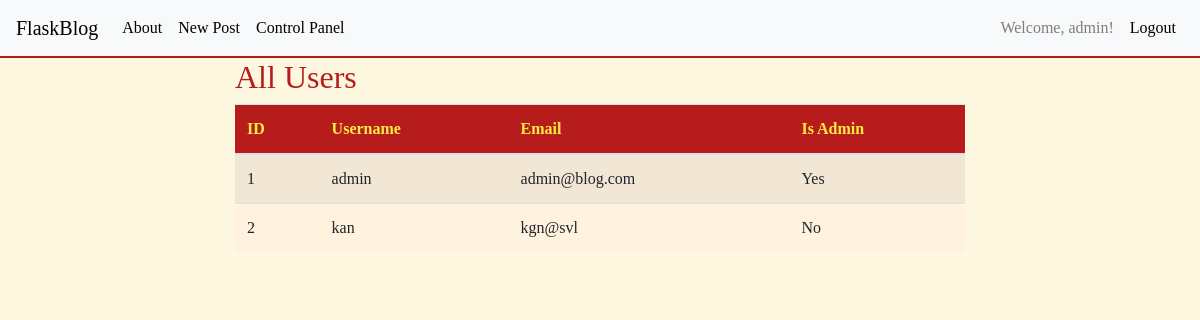
Page /admin (signed in) on the earlier database version.
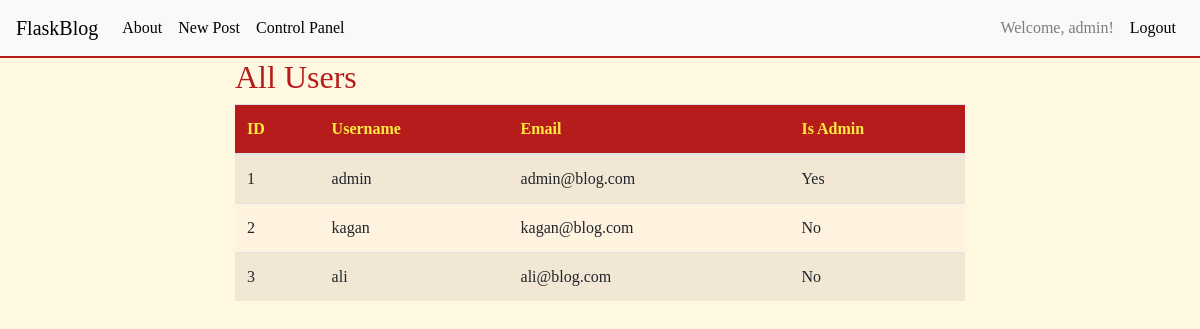
Same page on the later database version.
### tables this page shows
CREATE TABLE user (
    id INTEGER PRIMARY KEY AUTOINCREMENT,
    username TEXT NOT NULL,
    email TEXT NOT NULL UNIQUE,
    password TEXT NOT NULL,
    is_admin BOOLEAN NOT NULL DEFAULT 0
);

### app.py (the view)
@app.route('/admin')
def admin():
    if 'user_id' not in session or not session.get('is_admin'):
        flash('You do not have access to this page.', 'danger')
        return redirect(url_for('index'))
    conn = get_db_connection()
    users = conn.execute('SELECT * FROM user').fetchall()
    conn.close()
    return render_template('admin.html', users=users)

### app.py (called while the page is built)
def get_db_connection():
    conn = sqlite3.connect('database.db')
    conn.row_factory = sqlite3.Row
    return conn

### templates/admin.html (shortened to what this page needs)
{% extends 'base.html' %}
{% block content %}
<div class="row">
    <div class="col-md-8 offset-md-2">
        <h2>All Users</h2>
        <table class="table table-striped">
            <thead>
                <tr>
                    <th>ID</th>
                    <th>Username</th>
                    <th>Email</th>
                    <th>Is Admin</th>
                </tr>
            </thead>
            <tbody>
                {% for user in users %}
                <tr>
                    <td>{{ user.id }}</td>
                    <td>{{ user.username }}</td>
                    <td>{{ user.email }}</td>
                    <td>{{ 'Yes' if user.is_admin else 'No' }}</td>
                </tr>
                {% endfor %}
            </tbody>
        </table>
    </div>
</div>
{% endblock %}

### templates/base.html (shortened to what this page needs)
<!doctype html>
<html lang="en">
<head>
    <link rel="stylesheet" href="https://stackpath.bootstrapcdn.com/bootstrap/4.3.1/css/bootstrap.min.css"
>
    <link rel="stylesheet" href="{{ url_for('static', filename='style.css') }}">
</head>
<body>
    <nav class="navbar navbar-expand-md navbar-light bg-light">
        <a class="navbar-brand" href="{{ url_for('index') }}">FlaskBlog</a>
        <div class="collapse navbar-collapse" id="navbarNav">
            <ul class="navbar-nav mr-auto">
                <li class="nav-item active">
                    <a class="nav-link" href="#">About</a>
                </li>
                <li class="nav-item">
                    <a class="nav-link" href="{{ url_for('create') }}">New Post</a>
                </li>
                {% if session.get('is_admin') %}
                <li class="nav-item">
                    <a class="nav-link" href="{{ url_for('admin') }}">Control Panel</a>
                </li>
                {% endif %}
            </ul>
            {% if 'user_id' in session %}
            <ul class="navbar-nav">
                <li class="nav-item">
                    <span class="navbar-text mr-2">Welcome, {{ session['username'] }}!</span>
                </li>
                <li class="nav-item">
                    <a class="nav-link" href="{{ url_for('logout') }}">Logout</a>
                </li>
            </ul>
            {% endif %}
        </div>
    </nav>
    <div class="container">
        {% block content %} {% endblock %}
    </div>
</body>
</html>

### static/style.css (style rules this page uses)
body { background-color: #fff8e1; color: #333; font-family: 'Times New Roman', Times, serif; }
.navbar { background-color: #ffeb3b; border-bottom: 2px solid #b71c1c; }
.navbar-brand, .nav-link { color: #000 !important; }
h1, h2, h3, h4, h5, h6 { color: #b71c1c; }
.table { background-color: #fff3e0; }
.table thead th { background-color: #b71c1c; color: #ffeb3b; }

Differences in the rows shown:
changed user id 2: username "kan" → "kagan"; email "kgn@svl" → "kagan@blog.com"
added user: id "3", username "ali", email "ali@blog.com", is_admin "No"
